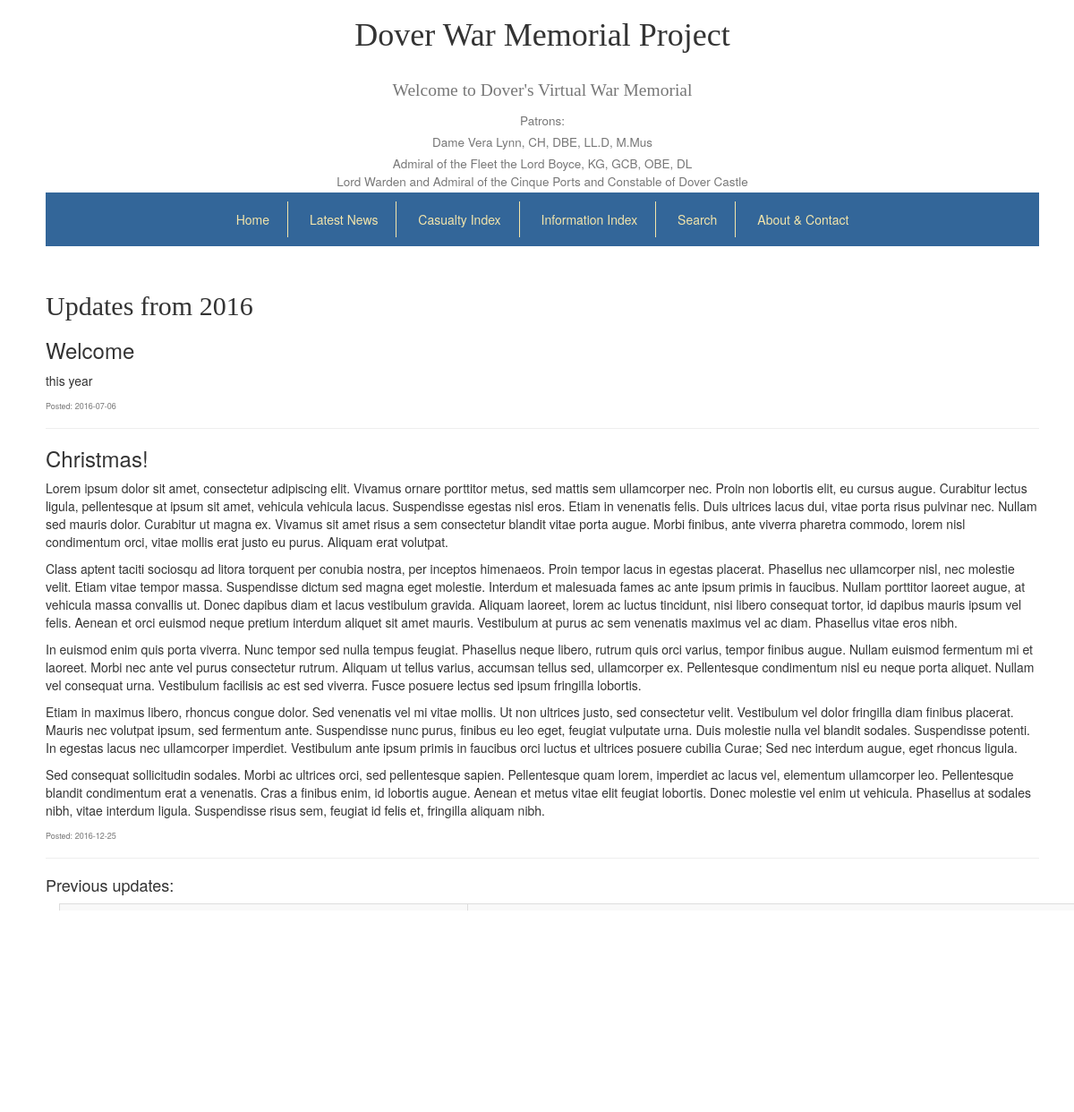
/siteUpdate/2016, run on the app's committed database.
### tables this page shows
CREATE TABLE `site_update` (
  `id` int(11) NOT NULL,
  `title` text NOT NULL,
  `content` text NOT NULL,
  `date` date NOT NULL,
  `family` tinyint(1) NOT NULL
);

### application/controllers/SiteUpdate.php (called while the page is built, shortened)
<?php
class SiteUpdate extends CI_Controller {
	public function index($year = null) {
		$this->load->model('siteUpdate_model');
		$updates = $this->siteUpdate_model->getUpdatesFromYear($year);
		$updateFromYear = $this->siteUpdate_model->countUpdatesByYear();
		$data = array(
			'year' => $year,
			'updates' => $updates,
			'updateFromYear' => $updateFromYear
		);
		$this->load->view('header', array("title" => $year." Site Updates - Dover War Memorial Project"));
		$this->load->view('updates_view', $data);
		$this->load->view('footer');
	}
}

### index.php (called while the page is built, shortened)
<?php
require_once BASEPATH.'core/CodeIgniter.php';

### application/models/siteUpdate_model.php (called while the page is built, shortened)
<?php
class SiteUpdate_model extends CI_Model {
        public function getUpdatesFromYear($year) {
                $sql = "SELECT * FROM site_update WHERE YEAR(date) = ?";
                $query = $this->db->query($sql, array($year));
                return $query->result();
        }
        public function countUpdatesByYear() {
                $sql = "SELECT YEAR(date) AS 'year', COUNT(*) AS 'count' FROM site_update GROUP BY year ORDER BY year DESC";
                $query = $this->db->query($sql);
                return $query->result();
        }
}

### application/views/updates_view.php (the view, shortened to what this page needs)
<?php
include APPPATH . 'third_party/Parsedown.php';
include APPPATH . 'third_party/ParsedownExtra.php';
$Parsedown = new ParsedownExtra();
?>
<h2>Updates from <?php echo $year ?></h2>
<div id="data">
<?php
	foreach ($updates as $update) {
		?>
		<div>
		<h3><?php echo $update->title; ?></h3>
		<p><?php echo $Parsedown->text($update->content); ?></p>
		<h6><small>Posted:&nbsp;<?php echo $update->date; ?></small></h6>
		</div>
		<hr>
		<?php
	}
?>
</div>
<h4>Previous updates:</h4>
<div class="container">
	<table class="table table-striped table-bordered">
	<tr><th>Year</th><th>Updates</th></tr>
	<?php
		foreach ($updateFromYear as $updateYear) {
			echo "<tr><td><a href=\"".base_url()."siteUpdate/".$updateYear->year."\">".$updateYear->year."</a></td><td>".$updateYear->count."</td></tr>";
		}
	?>
	</table>
</div>

### application/third_party/Parsedown.php (shortened to what this page needs)
<?php
class Parsedown
{
    function text($text)
    {
        $text = str_replace(array("\r\n", "\r"), "\n", $text);
        $text = trim($text, "\n");
        $lines = explode("\n", $text);
        $markup = $this->lines($lines);
        $markup = trim($markup, "\n");
        return $markup;
    }
    protected $breaksEnabled;
    protected $unmarkedBlockTypes = array(
        'Code',
    );
    protected function lines(array $lines)
    {
        $CurrentBlock = null;
        foreach ($lines as $line)
        {
            if (chop($line) === '')
            {
                if (isset($CurrentBlock))
                {
                    $CurrentBlock['interrupted'] = true;
                }
                continue;
            }
            $indent = 0;
            $text = $indent > 0 ? substr($line, $indent) : $line;
            $Line = array('body' => $line, 'indent' => $indent, 'text' => $text);
            $marker = $text[0];
            $blockTypes = $this->unmarkedBlockTypes;
            if (isset($CurrentBlock) and ! isset($CurrentBlock['type']) and ! isset($CurrentBlock['interrupted']))
            {
                $CurrentBlock['element']['text'] .= "\n".$text;
            }
            else
            {
                $Blocks []= $CurrentBlock;
                $CurrentBlock = $this->paragraph($Line);
                $CurrentBlock['identified'] = true;
            }
        }
        $Blocks []= $CurrentBlock;
        unset($Blocks[0]);
        $markup = '';
        foreach ($Blocks as $Block)
        {
            $markup .= "\n";
            $markup .= isset($Block['markup']) ? $Block['markup'] : $this->element($Block['element']);
        }
        $markup .= "\n";
        return $markup;
    }
    protected function paragraph($Line)
    {
        $Block = array(
            'element' => array(
                'name' => 'p',
                'text' => $Line['text'],
                'handler' => 'line',
            ),
        );
        return $Block;
    }
    public function line($text)
    {
        $markup = '';
        $markup .= $this->unmarkedText($text);
        return $markup;
    }
    protected function unmarkedText($text)
    {
        if ($this->breaksEnabled)
        {
            $text = preg_replace('/[ ]*\n/', "<br />\n", $text);
        }
        else
        {
            $text = preg_replace('/(?:[ ][ ]+|[ ]*\\\\)\n/', "<br />\n", $text);
            $text = str_replace(" \n", "\n", $text);
        }
        return $text;
    }
    protected function element(array $Element)
    {
        $markup = '<'.$Element['name'];
        if (isset($Element['text']))
        {
            $markup .= '>';
            if (isset($Element['handler']))
            {
                $markup .= $this->{$Element['handler']}($Element['text']);
            }
            else
            {
                $markup .= $Element['text'];
            }
            $markup .= '</'.$Element['name'].'>';
        }
        else
        {
            $markup .= ' />';
        }
        return $markup;
    }
}

### assets/css/main.css (style rules this page uses)
body { margin-left: 1.5em; margin-right: 1.5em; }
td { margin: 2px; }
h1, .dwmp, h2 { font-family: "Lucida Calligraphy", cursive; }
div#data { clear: both; }

### data on the page
site_update: title "Welcome", text "this year", date "2016-07-06"
site_update: title "Christmas!", text "Lorem ipsum dolor sit amet, consectetur adipiscing elit. Vivamus ornare porttitor metus, sed mattis sem ullamcorper nec. Proin non lobortis elit, eu cursus augue. Curabitur lectus ligula, pellentesque at ipsum sit amet, vehicula vehicula lacus. Suspendisse egestas nisl eros. Etiam in venenatis felis. Duis ultrices lacus dui, vitae porta risus pulvinar nec. Nullam sed mauris dolor. Curabitur ut magna ex. Vivamus sit amet risus a sem consectetur blandit vitae porta augue. Morbi finibus, ante viverra pharetra commodo, lorem nisl condimentum orci, vitae mollis erat justo eu purus. Aliquam erat volutpat. Class aptent taciti sociosqu ad litora torquent per conubia nostra, per inceptos himenaeos.…", date "2016-12-25"

### other printed values
$year "2016"
